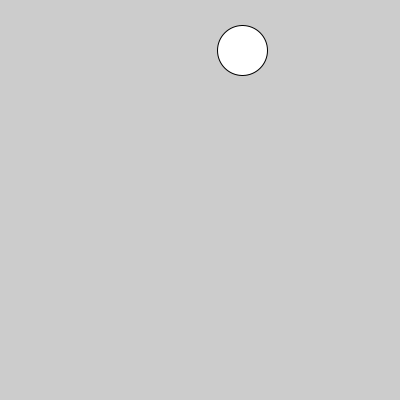
Frame 1 (no input)
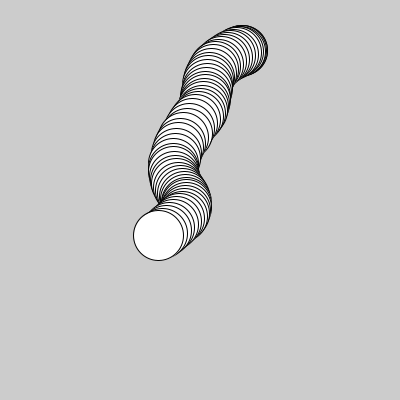
Frame 60 (the mouse pressed at the canvas centre just before this capture)
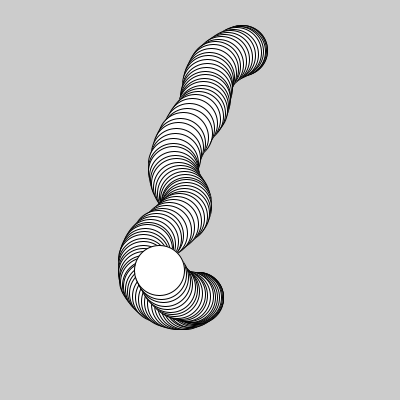
Frame 120 (the mouse held since frame 60 and released just before this capture)

The Processing sketch that drew these frames (run headless with seeded random() and noise(); from frame 60 on, the mouse is pressed at the canvas centre):

// Processing sketch: PerlinNoise
// ── PerlinNoise.pde
float tx = 0;
float ty = 500;

void setup() {
size(400,400);
smooth(8);
}

void draw (){
 float n = noise(tx); // variable accesses the noise value at a given point in time
 float m = noise(ty);
 tx += 0.01;
 ty += 0.01;
 float randN = map(n, 0.0, 1.0, 0, 400);
 float randM = map(m, 0.0, 1.0, 0, 400);
 
 
 ellipse(randN, randM, 50, 50);
}
